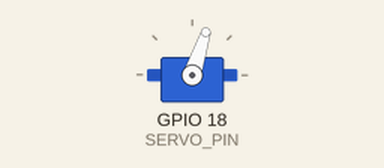
This sketch was run on a simulated ESP32. Parts: servo.

Above: at 0.05 s.
At 3.0 s:
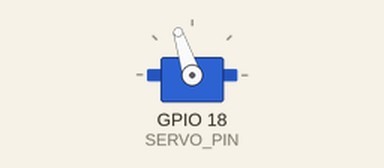
At 6.0 s:
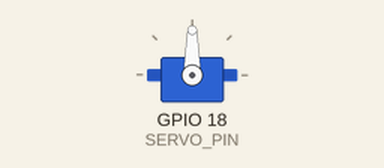
Timing chart, 0 to 7.8 s (numbered marks = the images above):
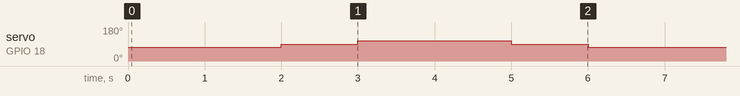

Measured:
- by itself, servo on GPIO 18 (SERVO_PIN): repeats every 6.0 s: 108° 2.0 s, 90° 1.0 s, 72° 2.0 s, 90° 1.0 s

The sketch:

Servo_02_rotazione_continua.ino
```cpp
#include <Arduino.h>

/**
 * \Servo_02_rotazione_continua
 *
 * Sketch per il controllo di un servo a rotazione continua con Arduino
 * Il servo ruota in senso orario, si ferma, ruota in senso antiorario e si ferma nuovamente.
 *
 *
 * @author Filippo Bilardo
 * @version 1.0  20/03/25 - Versione iniziale
 */
#include <ESP32Servo.h>

const int SERVO_PIN = 18;  // Pin a cui è collegato il servo
Servo continuousServo;    // Crea un oggetto servo

bool ready = false;

void setup() {
  Serial.begin(115200);
  continuousServo.setPeriodHertz(50);
  continuousServo.attach(SERVO_PIN, 1000, 2000);
  ready = continuousServo.attached();
  if (!ready) { continuousServo.detach(); Serial.println("ERR SERVO"); return; }  // Collega il servo al pin specificato
}

void loop() {
  if (!ready) { delay(10); return; }
  continuousServo.writeMicroseconds(1400);    // Rotazione in senso orario a comando moderato
  delay(2000);                 // Mantieni per 2 secondi

  continuousServo.writeMicroseconds(1500);   // Neutro nominale: da calibrare
  delay(1000);                 // Mantieni fermo per 1 secondo

  continuousServo.writeMicroseconds(1600);  // Rotazione in senso antiorario a comando moderato
  delay(2000);                 // Mantieni per 2 secondi

  continuousServo.writeMicroseconds(1500);   // Neutro nominale: da calibrare
  delay(1000);                 // Mantieni fermo per 1 secondo
}
```
